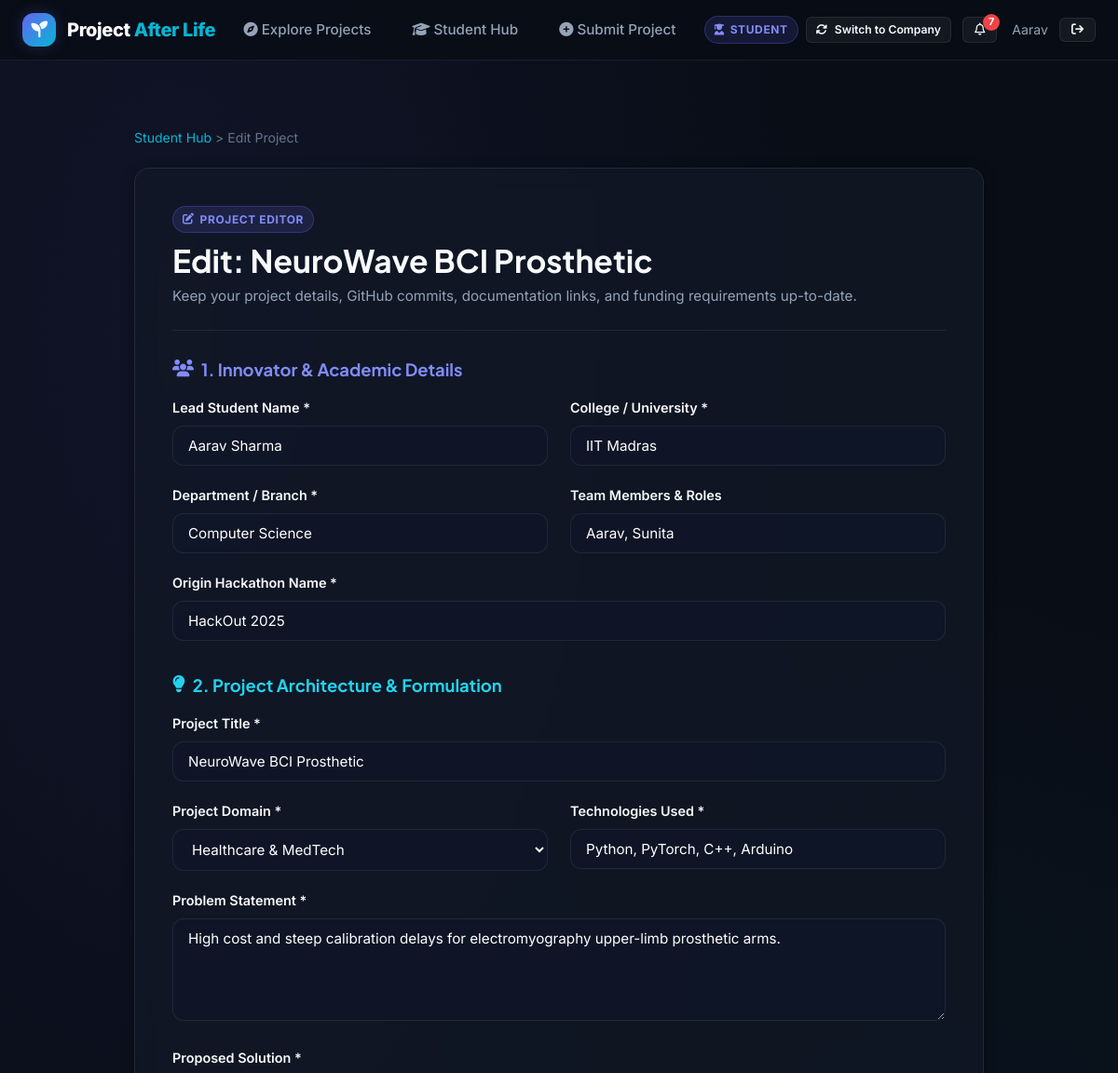
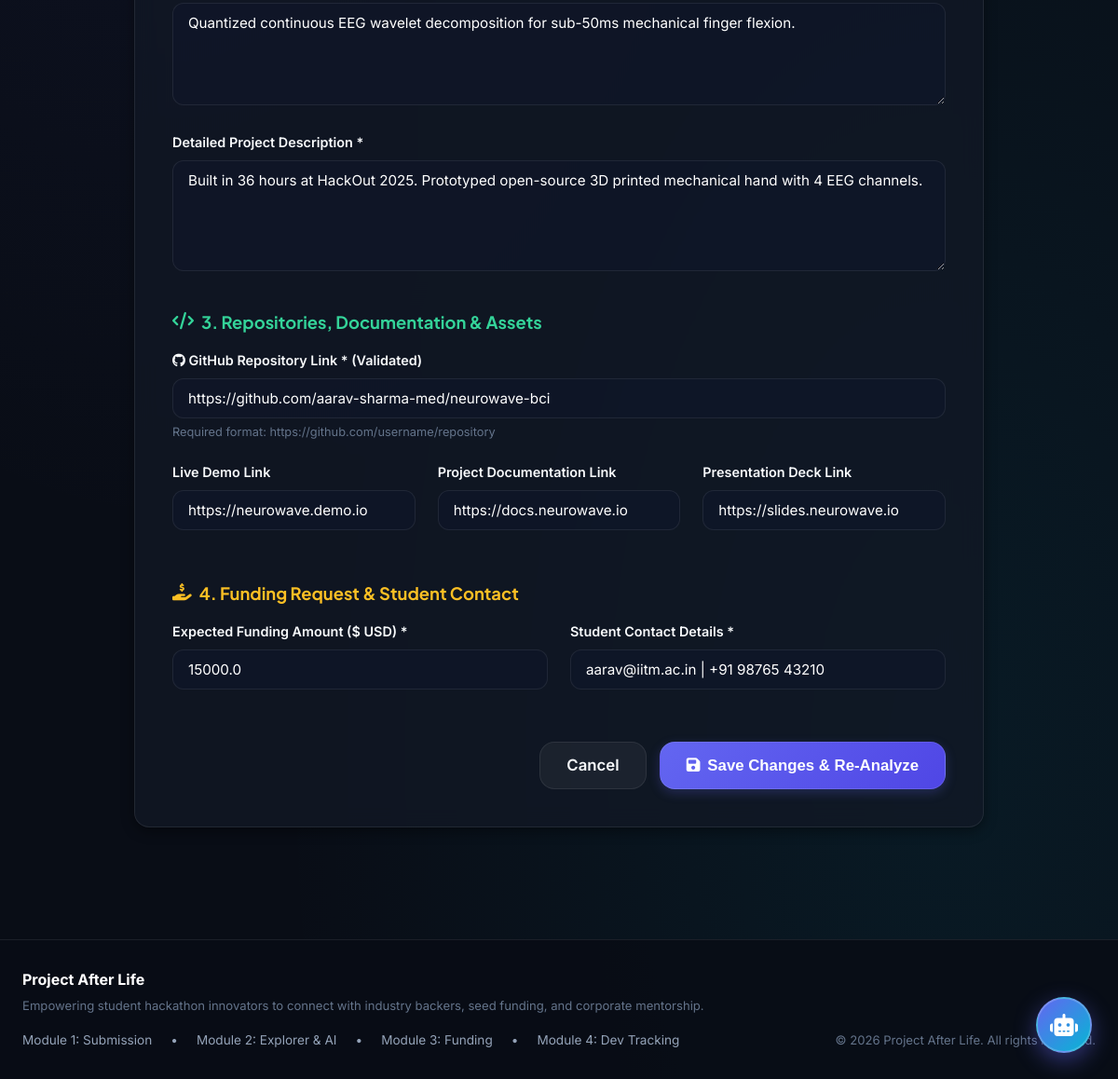
The app's page /project/5/edit (signed in) with its own data (2 pictures, top to bottom).
### tables this page shows
CREATE TABLE users (
        id INTEGER PRIMARY KEY AUTOINCREMENT,
        name TEXT NOT NULL,
        email TEXT UNIQUE NOT NULL,
        password_hash TEXT NOT NULL,
        role TEXT NOT NULL CHECK(role IN ('student', 'company', 'admin')),
        organization TEXT,
        department TEXT,
        contact_phone TEXT,
        avatar_url TEXT,
        bio TEXT,
        created_at TIMESTAMP DEFAULT CURRENT_TIMESTAMP
    );

CREATE TABLE projects (
        id INTEGER PRIMARY KEY AUTOINCREMENT,
        student_id INTEGER NOT NULL,
        student_name TEXT NOT NULL,
        college_name TEXT NOT NULL,
        department TEXT NOT NULL,
        team_members TEXT,
        hackathon_name TEXT NOT NULL,
        project_title TEXT NOT NULL,
        problem_statement TEXT NOT NULL,
        proposed_solution TEXT NOT NULL,
        project_description TEXT NOT NULL,
        domain TEXT NOT NULL,
        technologies_used TEXT NOT NULL,
        github_url TEXT NOT NULL,
        demo_url TEXT,
        documentation_url TEXT,
        presentation_url TEXT,
        expected_funding REAL NOT NULL DEFAULT 0.0,
        contact_details TEXT NOT NULL,
        
        -- Module 1 Lifecycle: Submitted -> Under Review -> Approved -> Published
        submission_status TEXT NOT NULL DEFAULT 'Submitted',
        
        -- Module 3 Lifecycle: Interested -> Shortlisted -> Discussion -> Funding Proposed -> Funding Approved -> Development Started
        funding_status TEXT NOT NULL DEFAULT 'None',
        
        -- Module 4 Lifecycle: Funding Approved -> Planning -> Prototype -> Development -> Testing -> Company Review -> Final Product -> Deployment
        development_stage TEXT DEFAULT 'Planning',
        progress_percentage INTEGER DEFAULT 0,
        
        ai_analysis_json TEXT,
        created_at TIMESTAMP DEFAULT CURRENT_TIMESTAMP,
        updated_at TIMESTAMP DEFAULT CURRENT_TIMESTAMP,
        FOREIGN KEY (student_id) REFERENCES users (id) ON DELETE CASCADE
    );

### app.py (the view, shortened to what this page needs)
@app.route('/project/<int:project_id>/edit', methods=['GET', 'POST'])
@login_required
def project_edit(project_id):
    conn = get_db()
    cursor = conn.cursor()
    cursor.execute("SELECT * FROM projects WHERE id = ?", (project_id,))
    project = cursor.fetchone()
    if not project:
        conn.close()
        flash("Project not found.", "warning")
        return redirect(url_for('student_dashboard'))
    if project['student_id'] != session['user_id'] and session.get('role') != 'admin':
        conn.close()
        flash("Unauthorized to edit this project.", "danger")
        return redirect(url_for('student_dashboard'))
    conn.close()
    return render_template('project_edit.html', project=project)

### templates/project_edit.html (shortened to what this page needs)
{% extends "base.html" %}
{% block content %}
<div class="container" style="max-width: 960px; margin: 20px auto 60px;">
    <div style="margin-bottom: 20px; font-size: 0.88rem; color: var(--text-muted);">
        <a href="{{ url_for('student_dashboard') }}">Student Hub</a> &gt; <span>Edit Project</span>
    </div>
    <div class="glass-panel" style="padding: 40px;">
        <div style="border-bottom: 1px solid var(--border-color); padding-bottom: 24px; margin-bottom: 30px;">
            <div class="role-badge student" style="margin-bottom: 8px;">
                <i class="fa-solid fa-pen-to-square"></i> Project Editor
            </div>
            <h1 style="font-size: 2.1rem;">Edit: {{ project['project_title'] }}</h1>
            <p style="color: var(--text-secondary); margin-top: 6px; font-size: 0.95rem;">
                Keep your project details, GitHub commits, documentation links, and funding requirements up-to-date.
            </p>
        </div>
        <form method="POST" action="{{ url_for('project_edit', project_id=project['id']) }}">
            <h3 style="font-size: 1.15rem; color: #818cf8; margin-bottom: 18px; display: flex; align-items: center; gap: 8px;">
                <i class="fa-solid fa-users"></i> 1. Innovator & Academic Details
            </h3>
            <div class="grid-2">
                <div class="form-group">
                    <label class="form-label" for="student_name">Lead Student Name *</label>
                    <input type="text" id="student_name" name="student_name" class="form-control"
                           value="{{ project['student_name'] }}" required>
                </div>
                <div class="form-group">
                    <label class="form-label" for="college_name">College / University *</label>
                    <input type="text" id="college_name" name="college_name" class="form-control"
                           value="{{ project['college_name'] }}" required>
                </div>
            </div>
            <div class="grid-2">
                <div class="form-group">
                    <label class="form-label" for="department">Department / Branch *</label>
                    <input type="text" id="department" name="department" class="form-control"
                           value="{{ project['department'] }}" required>
                </div>
                <div class="form-group">
                    <label class="form-label" for="team_members">Team Members & Roles</label>
                    <input type="text" id="team_members" name="team_members" class="form-control"
                           value="{{ project['team_members'] }}">
                </div>
            </div>
            <div class="form-group">
                <label class="form-label" for="hackathon_name">Origin Hackathon Name *</label>
                <input type="text" id="hackathon_name" name="hackathon_name" class="form-control"
                       value="{{ project['hackathon_name'] }}" required>
            </div>
            <h3 style="font-size: 1.15rem; color: #22d3ee; margin: 36px 0 18px; display: flex; align-items: center; gap: 8px;">
                <i class="fa-solid fa-lightbulb"></i> 2. Project Architecture & Formulation
            </h3>
            <div class="form-group">
                <label class="form-label" for="project_title">Project Title *</label>
                <input type="text" id="project_title" name="project_title" class="form-control"
                       value="{{ project['project_title'] }}" required>
            </div>
            <div class="grid-2">
                <div class="form-group">
                    <label class="form-label" for="domain">Project Domain *</label>
                    <select id="domain" name="domain" class="form-control" required>
                        <option value="Healthcare & MedTech" {% if project['domain'] == 'Healthcare & MedTech' %}selected{% endif %}>Healthcare & MedTech</option>
                    </select>
                </div>
                <div class="form-group">
                    <label class="form-label" for="technologies_used">Technologies Used *</label>
                    <input type="text" id="technologies_used" name="technologies_used" class="form-control"
                           value="{{ project['technologies_used'] }}" required>
                </div>
            </div>
            <div class="form-group">
                <label class="form-label" for="problem_statement">Problem Statement *</label>
                <textarea id="problem_statement" name="problem_statement" class="form-control" rows="3" required>{{ project['problem_statement'] }}</textarea>
            </div>
            <div class="form-group">
                <label class="form-label" for="proposed_solution">Proposed Solution *</label>
                <textarea id="proposed_solution" name="proposed_solution" class="form-control" rows="3" required>{{ project['proposed_solution'] }}</textarea>
            </div>
            <div class="form-group">
                <label class="form-label" for="project_description">Detailed Project Description *</label>
                <textarea id="project_description" name="project_description" class="form-control" rows="5" required>{{ project['project_description'] }}</textarea>
            </div>
            <h3 style="font-size: 1.15rem; color: #34d399; margin: 36px 0 18px; display: flex; align-items: center; gap: 8px;">
                <i class="fa-solid fa-code"></i> 3. Repositories, Documentation & Assets
            </h3>
            <div class="form-group">
                <label class="form-label" for="github_url">
                    <i class="fa-brands fa-github"></i> GitHub Repository Link * (Validated)
                </label>
                <input type="url" id="github_url" name="github_url" class="form-control"
                       value="{{ project['github_url'] }}" required>
                <div id="github_feedback" class="form-hint">
                    Required format: https://github.com/username/repository
                </div>
            </div>
            <div class="grid-3">
                <div class="form-group">
                    <label class="form-label" for="demo_url">Live Demo Link</label>
                    <input type="url" id="demo_url" name="demo_url" class="form-control"
                           value="{{ project['demo_url'] or '' }}">
                </div>
                <div class="form-group">
                    <label class="form-label" for="documentation_url">Project Documentation Link</label>
                    <input type="url" id="documentation_url" name="documentation_url" class="form-control"
                           value="{{ project['documentation_url'] or '' }}">
                </div>
                <div class="form-group">
                    <label class="form-label" for="presentation_url">Presentation Deck Link</label>
                    <input type="url" id="presentation_url" name="presentation_url" class="form-control"
                           value="{{ project['presentation_url'] or '' }}">
                </div>
            </div>
            <h3 style="font-size: 1.15rem; color: #fbbf24; margin: 36px 0 18px; display: flex; align-items: center; gap: 8px;">
                <i class="fa-solid fa-hand-holding-dollar"></i> 4. Funding Request & Student Contact
            </h3>
            <div class="grid-2">
                <div class="form-group">
                    <label class="form-label" for="expected_funding">Expected Funding Amount ($ USD) *</label>
                    <input type="number" id="expected_funding" name="expected_funding" step="100" class="form-control"
                           value="{{ project['expected_funding'] }}" required>
                </div>
                <div class="form-group">
                    <label class="form-label" for="contact_details">Student Contact Details *</label>
                    <input type="text" id="contact_details" name="contact_details" class="form-control"
                           value="{{ project['contact_details'] }}" required>
                </div>
            </div>
            <div style="margin-top: 36px; display: flex; justify-content: flex-end; gap: 14px;">
                <a href="{{ url_for('student_dashboard') }}" class="btn btn-secondary btn-lg">
                    Cancel
                </a>
                <button type="submit" class="btn btn-primary btn-lg">
                    <i class="fa-solid fa-floppy-disk"></i> Save Changes & Re-Analyze
                </button>
            </div>
        </form>
    </div>
</div>
{% endblock %}

### templates/base.html (shortened to what this page needs)
<!DOCTYPE html>
<html lang="en">
<head>
    <link rel="stylesheet" href="https://cdnjs.cloudflare.com/ajax/libs/font-awesome/6.5.1/css/all.min.css">
    <link rel="stylesheet" href="{{ url_for('static', filename='css/style.css') }}">
</head>
<body data-user-role="{{ current_user['role'] if current_user else 'student' }}">
    <nav class="navbar">
        <div class="container nav-container">
            <a href="{{ url_for('index') }}" class="navbar-brand">
                <div class="logo-icon">
                    <i class="fa-solid fa-seedling"></i>
                </div>
                <span>Project <span style="color: var(--secondary);">After Life</span></span>
            </a>
            <ul class="nav-links">
                <li><a href="{{ url_for('company_explorer') }}" class="nav-link {% if request.endpoint == 'company_explorer' %}active{% endif %}"><i class="fa-solid fa-compass"></i> Explore Projects</a></li>
                {% if current_user and current_user['role'] in ['student', 'admin'] %}
                    <li><a href="{{ url_for('student_dashboard') }}" class="nav-link {% if request.endpoint == 'student_dashboard' %}active{% endif %}"><i class="fa-solid fa-graduation-cap"></i> Student Hub</a></li>
                    <li><a href="{{ url_for('project_submit') }}" class="nav-link {% if request.endpoint == 'project_submit' %}active{% endif %}"><i class="fa-solid fa-plus-circle"></i> Submit Project</a></li>
                {% endif %}
            </ul>
            <div class="nav-actions">
                {% if current_user %}
                    <div style="display: flex; align-items: center; gap: 8px;">
                        <span class="role-badge {{ current_user['role'] }}">
                            <i class="fa-solid {% if current_user['role'] == 'student' %}fa-user-graduate{% else %}fa-building{% endif %}"></i>
                            {{ current_user['role'] }}
                        </span>
                        <a href="{{ url_for('switch_role', role='company' if current_user['role'] == 'student' else 'student') }}"
                           class="btn btn-secondary btn-sm"
                           title="Switch between Student and Company views for testing"
                           style="font-size: 0.76rem; padding: 4px 10px;">
                            <i class="fa-solid fa-arrows-rotate"></i> Switch to {% if current_user['role'] == 'student' %}Company{% else %}Student{% endif %}
                        </a>
                    </div>
                    <a href="{{ url_for('notifications_view') }}" class="btn btn-secondary btn-sm" style="position: relative; padding: 6px 12px;" title="Notifications">
                        <i class="fa-regular fa-bell"></i>
                        {% if unread_notifications_count > 0 %}
                            <span style="position: absolute; top: -4px; right: -4px; background: #ef4444; color: white; border-radius: 9999px; font-size: 0.68rem; padding: 1px 6px; font-weight: bold;">
                                {{ unread_notifications_count }}
                            </span>
                        {% endif %}
                    </a>
                    <span style="font-size: 0.88rem; color: var(--text-secondary); margin-left: 4px;">{{ current_user['name'].split()[0] }}</span>
                    <a href="{{ url_for('logout') }}" class="btn btn-secondary btn-sm" title="Sign Out">
                        <i class="fa-solid fa-arrow-right-from-bracket"></i>
                    </a>
                {% endif %}
            </div>
        </div>
    </nav>
    <main class="main-content">
        {% block content %}{% endblock %}
    </main>
    <div class="chatbot-widget-btn" id="aiChatWidgetBtn" title="Open AI Project Assistant">
        <i class="fa-solid fa-robot"></i>
    </div>
    <footer class="footer">
        <div class="container" style="display: flex; justify-content: space-between; align-items: center; flex-wrap: wrap; gap: 16px;">
            <div>
                <span style="font-weight: 700; color: #fff;">Project After Life</span>
                <p style="font-size: 0.82rem; color: var(--text-muted); margin-top: 4px;">
                    Empowering student hackathon innovators to connect with industry backers, seed funding, and corporate mentorship.
                </p>
            </div>
            <div style="display: flex; gap: 20px; font-size: 0.85rem; color: var(--text-secondary);">
                <span>Module 1: Submission</span> •
                <span>Module 2: Explorer & AI</span> •
                <span>Module 3: Funding</span> •
                <span>Module 4: Dev Tracking</span>
            </div>
            <div style="font-size: 0.82rem; color: var(--text-muted);">
                &copy; {{ current_year }} Project After Life. All rights reserved.
            </div>
        </div>
    </footer>
</body>
</html>

### records on screen
users: role "STUDENT", name "Aarav"
projects: project_title "NeuroWave BCI Prosthetic", student_name "Aarav Sharma", college_name "IIT Madras", department "Computer Science", team_members "Aarav, Sunita", hackathon_name "HackOut 2025", domain "Healthcare & MedTech", technologies_used "Python, PyTorch, C++, Arduino", problem_statement "High cost and steep calibration delays for electromyography upper-limb prosthetic arms.", proposed_solution "Quantized continuous EEG wavelet decomposition for sub-50ms mechanical finger flexion.", project_description "Built in 36 hours at HackOut 2025. Prototyped open-source 3D printed mechanical hand with 4 EEG channels.", github_url "https://github.com/aarav-sharma-med/neurowave-bci", demo_url "https://neurowave.demo.io", documentation_url "https://docs.neurowave.io", presentation_url "https://slides.neurowave.io", expected_funding "15000.0", contact_details "aarav@iitm.ac.in | +91 98765 43210"

### other values on screen
{{ unread_notifications_count }} "7"
